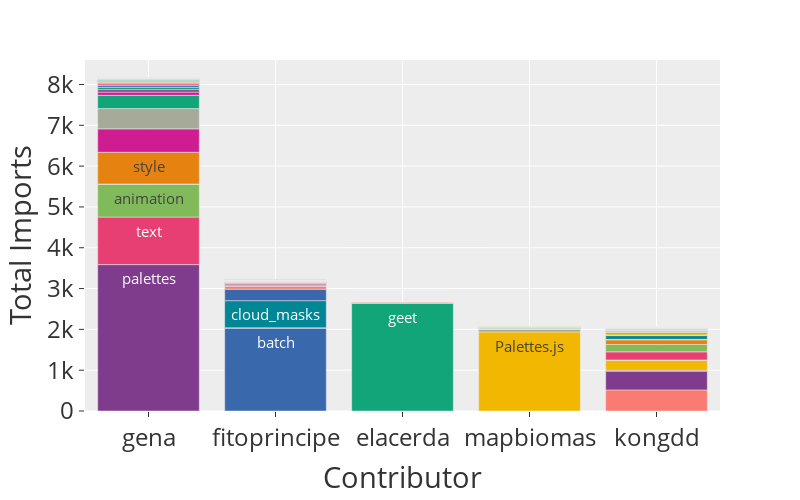

Notebook cell for this chart:
### Code cell
fig = px.bar(
    module_df[module_df.user.isin(top_users)], x="user", y="imports", color="module_name", 
    text="module_name", color_discrete_sequence=px.colors.qualitative.Bold,
    labels={"imports": "Total Imports", "user": "Contributor"}, template="ggplot2"
)

fig.update_traces(
    textposition='inside', 
    showlegend=False,
)

fig.update_layout(
    uniformtext_minsize=14,
    uniformtext_mode='hide',
    yaxis_tickformat="s",
    font=dict(size=24),
    height=500, width=800,
    xaxis={'categoryorder': 'total descending'},    
)


fig
